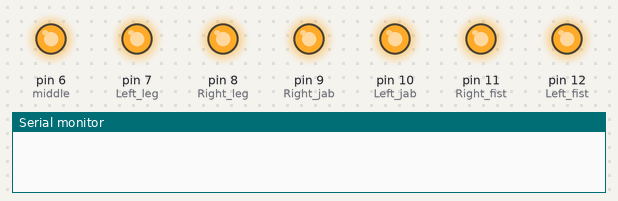
Recording of a sketch running on a simulated Arduino Uno, built with avr-gcc and run on an emulated ATmega328P. Shown: output pins drawn as LEDs (lit = HIGH), the last lines printed to the serial monitor. Random numbers use the default seed unless the sketch sets one.

Above: at 0.1 s.
At 6.3 s:
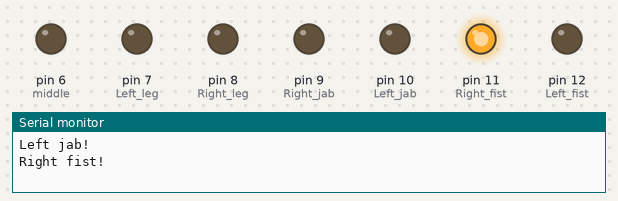
At 9.8 s:
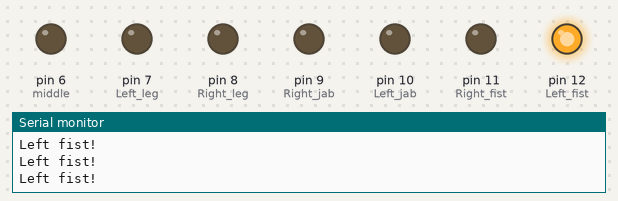
At 19.6 s:
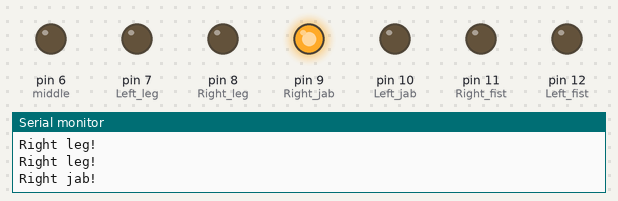
At 28.7 s:
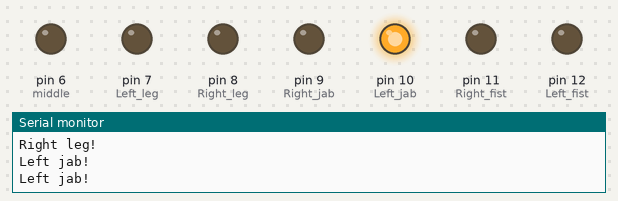
At 39.4 s:
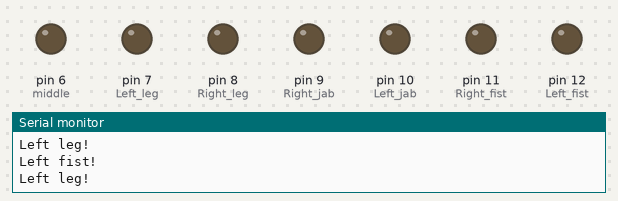
Timing chart, 0 to 40.0 s (numbered marks = the images above):
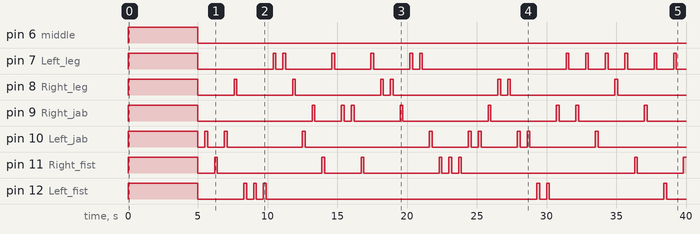

The sketch:

BoxingTraining.ino
```cpp
#include <stdio.h>
#include <stdlib.h>
#include <time.h>

int Left_fist=12, Right_fist=11, Left_jab=10, Right_jab=9;
int Right_leg=8, Left_leg=7, middle=6, randomNumber;
int test=0;

void setup()
{
  pinMode(Left_fist, OUTPUT);
  pinMode(Right_fist, OUTPUT);
  pinMode(Left_jab, OUTPUT);
  pinMode(Right_jab, OUTPUT);
  pinMode(Right_leg, OUTPUT);
  pinMode(Left_leg, OUTPUT);
  pinMode(middle, OUTPUT);
  Serial.begin(9600);
  randomSeed(analogRead(0));
}

void loop()
{
  if (test == 0)
  {
    test=1;
    digitalWrite(Left_fist, HIGH);
    digitalWrite(Right_fist, HIGH);
    digitalWrite(Left_jab, HIGH);
    digitalWrite(Right_jab, HIGH);
    digitalWrite(Left_leg, HIGH);
    digitalWrite(Right_leg, HIGH);
    digitalWrite(middle, HIGH);
    delay(5000);
    digitalWrite(Left_fist, LOW);
    digitalWrite(Right_fist, LOW);
    digitalWrite(Left_jab, LOW);
    digitalWrite(Right_jab, LOW);
    digitalWrite(Left_leg, LOW);
    digitalWrite(Right_leg, LOW);
    digitalWrite(middle, LOW);
  }

  randomNumber= random(1,7);
  int speedlimit=200; //2 sec
  delay(500);
  switch (randomNumber){
      case 1:
        digitalWrite(Left_fist, HIGH);
        Serial.println("Left fist!");
        printf("This");
        delay(speedlimit);
        digitalWrite(Left_fist, LOW);
        break;
      case 2:
        digitalWrite(Right_fist, HIGH);
        Serial.println("Right fist!");
        delay(speedlimit);
        digitalWrite(Right_fist, LOW);
        break;
      case 3:
        digitalWrite(Left_jab, HIGH);
        Serial.println("Left jab!");
        delay(speedlimit);
        digitalWrite(Left_jab, LOW);
        break;
      case 4:
        digitalWrite(Right_jab, HIGH);
        Serial.println("Right jab!");
        delay(speedlimit);
        digitalWrite(Right_jab, LOW);
        break;
      case 5:
        digitalWrite(Right_leg, HIGH);
        Serial.println("Right leg!");
        delay(speedlimit);
        digitalWrite(Right_leg, LOW);
        break;
      case 6:
        digitalWrite(Left_leg, HIGH);
        Serial.println("Left leg!");
        delay(speedlimit);
        digitalWrite(Left_leg, LOW);
        break;
      case 7:
         digitalWrite(middle, HIGH);
         Serial.println("Middle leg!");
         //delay(speedlimit);
         digitalWrite(middle, LOW);
         break;
  }


}
```

Measured:
- by itself, pin 6 (middle): LOW → HIGH at 0.00 s, → LOW 5.0 s later
- by itself, pin 7 (Left_leg): LOW → HIGH at 0.00 s, → LOW 5.0 s later, → HIGH 5.4 s later, → LOW 0.20 s later, … (26 changes in this stretch)
- by itself, pin 8 (Right_leg): LOW → HIGH at 0.00 s, → LOW 5.0 s later, → HIGH 2.6 s later, → LOW 0.20 s later, … (16 changes in this stretch)
- by itself, pin 9 (Right_jab): LOW → HIGH at 0.00 s, → LOW 5.0 s later, → HIGH 8.2 s later, → LOW 0.20 s later, … (18 changes in this stretch)
- by itself, pin 10 (Left_jab): LOW → HIGH at 0.00 s, → LOW 5.0 s later, → HIGH 0.50 s later, → LOW 0.20 s later, … (20 changes in this stretch)
- by itself, pin 11 (Right_fist): LOW → HIGH at 0.00 s, → LOW 5.0 s later, → HIGH 1.2 s later, → LOW 0.20 s later, … (17 changes in this stretch)
- by itself, pin 12 (Left_fist): LOW → HIGH at 0.00 s, → LOW 5.0 s later, → HIGH 3.3 s later, → LOW 0.20 s later, … (14 changes in this stretch)
